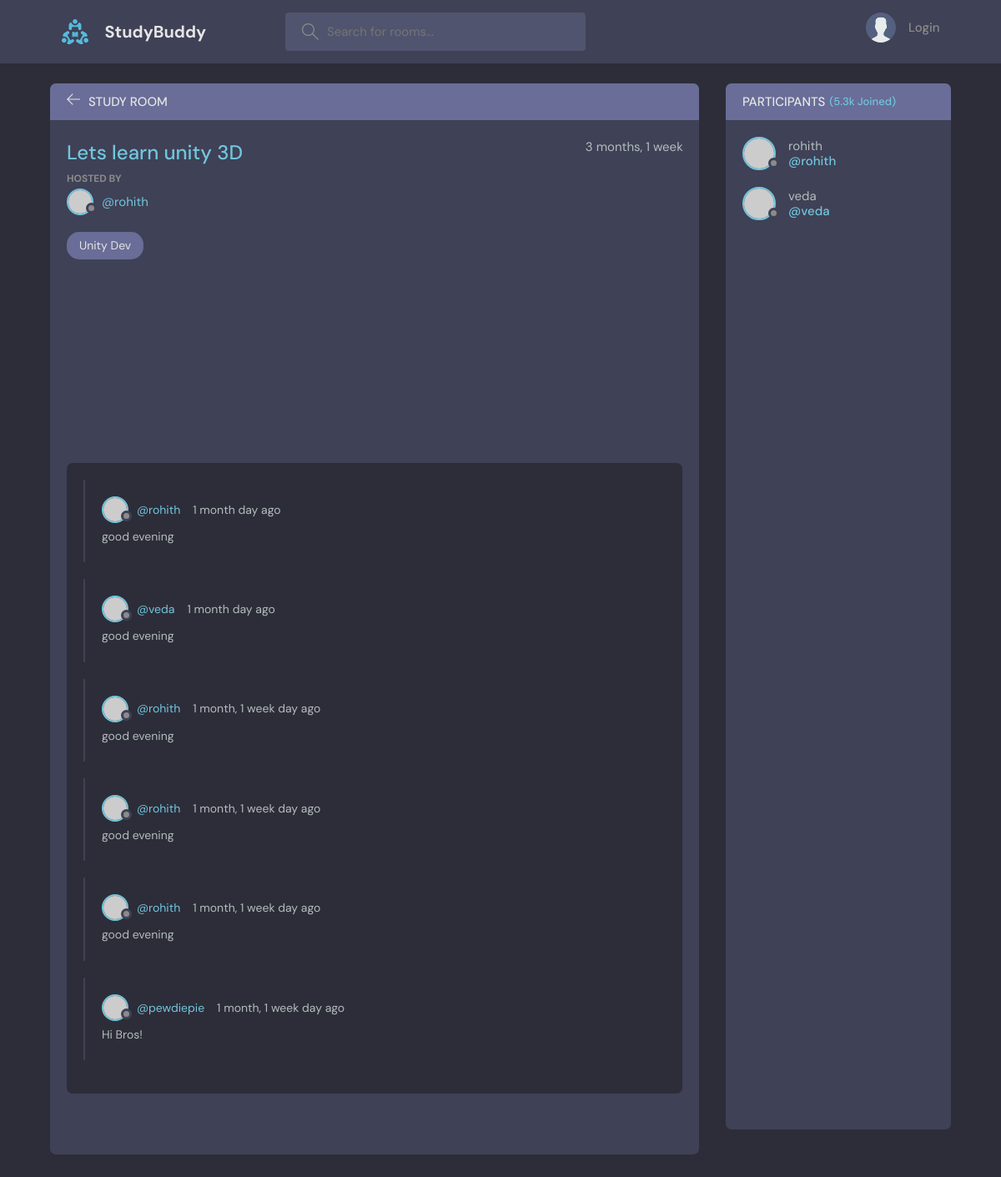
/room/1, run on the app's committed database.
### base/models.py (models this page shows, shortened)
class project(models.Model):
    host=models.ForeignKey(User,on_delete=models.SET_NULL,null=True)
    topic=models.ForeignKey(Topic,on_delete=models.SET_NULL,null=True)
    name=models.CharField(max_length=200)
    description=models.TextField(null=True,blank=True)
    participants=models.ManyToManyField(User,related_name='participants',blank=True)
    update=models.DateTimeField(auto_now=True)
    created=models.DateTimeField(auto_now_add=True)

class Topic(models.Model):
    name=models.CharField(max_length=200)

class Message(models.Model):
        Project=models.ForeignKey(project,on_delete=models.CASCADE)
        user=models.ForeignKey(User,on_delete=models.CASCADE)
        body=models.TextField()
        update=models.DateTimeField(auto_now=True)
        created=models.DateTimeField(auto_now_add=True)

### base/views.py (the view, shortened to what this page needs)
# urls.py: path('room/<str:pk>',views.getRoom)
def room(request,pk):
    room_name=project.objects.get(id=pk)
    room_messages=room_name.message_set.all().order_by("-created") # type: ignore
    participants=room_name.participants.all()
    cdata={'room':room_name,'room_messages':room_messages,'participants':participants}
    return render(request,'base/room.html',cdata)

### base/templates/base/room.html (shortened to what this page needs)
{% extends "main.html" %}
{% block content %}
    <main class="profile-page layout layout--2">
      <div class="container">
        <div class="room">
          <div class="room__top">
            <div class="room__topLeft">
              <a href="{% url 'home' %}">
                <svg version="1.1" xmlns="http://www.w3.org/2000/svg" width="32" height="32" viewBox="0 0 32 32">
                  <title>arrow-left</title>
                  <path
                    d="M13.723 2.286l-13.723 13.714 13.719 13.714 1.616-1.611-10.96-10.96h27.625v-2.286h-27.625l10.965-10.965-1.616-1.607z"
                  ></path>
                </svg>
              </a>
              <h3>Study Room</h3>
            </div>
          </div>
          <div class="room__box scroll">
            <div class="room__header scroll">
              <div class="room__info">
                <h3>{{room.name}}</h3>
                <span>{{room.created|timesince}}</span>
              </div>
              <div class="room__hosted">
                <p>Hosted By</p>
                <a href="#" class="room__author">
                  <div class="avatar avatar--small">
                    <img src="https://randomuser.me/api/portraits/men/37.jpg" />
                  </div>
                  <span>@{{room.host}}</span>
                </a>
              </div>
              <span class="room__topics">{{room.topic.name}}</span>
            </div>
            <div class="room__conversation">
              <div class="threads scroll">
                {% for msg in room_messages %}
                <div class="thread">
                  <div class="thread__top">
                    <div class="thread__author">
                      <a href="{% url 'user-profile' msg.user.id %}" class="thread__authorInfo">
                        <div class="avatar avatar--small">
                          <img src="https://randomuser.me/api/portraits/men/37.jpg" />
                        </div>
                        <span>@{{msg.user}}</span>
                      </a>
                      <span class="thread__date">{{msg.created|timesince}} day ago</span>
                    </div>
                  </div>
                  <div class="thread__details">
                    {{msg.body}}
                  </div>
                </div>
                {% endfor %}
              </div>
            </div>
          </div>
        </div>
        <div class="participants">
          <h3 class="participants__top">Participants <span>(5.3k Joined)</span></h3>
          <div class="participants__list scroll">
            {% for part in participants %}
            <a href="{% url 'user-profile' part.id %}" class="participant">
              <div class="avatar avatar--medium">
                <img src="https://randomuser.me/api/portraits/men/37.jpg" />
              </div>
              <p>
                {{part.username}}
                <span>@{{part.username}}</span>
              </p>
            </a>
            {% endfor %}
          </div>
        </div>
      </div>
    </main>
  {% endblock   %}

### data on the page
project: name "Lets learn unity 3D", created "3 months, 1 week", host "rohith", topic.name "Unity Dev"
Message: user "rohith", created "1 month", body "good evening"
Message: user "veda", created "1 month", body "good evening"
Message: user "rohith", created "1 month, 1 week", body "good evening"
Message: user "rohith", created "1 month, 1 week", body "good evening"
Message: user "rohith", created "1 month, 1 week", body "good evening"
Message: user "pewdiepie", created "1 month, 1 week", body "Hi Bros!"

### other printed values
{{ part.username }} "rohith"
{{ part.username }} "veda"
